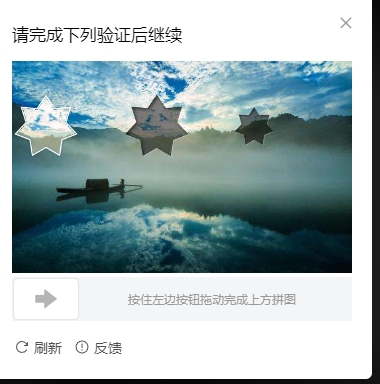
#> input picture test_img/1.jpg, 380 x 384 px; its folder holds only this picture in this run
$ python main.py
#> lines starting #> are read from the running program, lines starting #| are printed output that depends on the picture; after the words box and inside, x2 and y2 are one past the last pixel; in counts of white or black regions, pixels touching at a corner belong together
### func.py
#!/usr/bin/env python
# -*- coding: UTF-8 -*-

import time
import cv2
import numpy as np


# 计算灰度差值
def _count_gray_difference(image1, image2):
    # 转换为灰度图
    gray1 = cv2.cvtColor(image1, cv2.COLOR_BGR2GRAY)
    gray2 = cv2.cvtColor(image2, cv2.COLOR_BGR2GRAY)

    # 将灰度图像转换为 NumPy 数组
    gray1 = gray1.astype(np.int32)
    gray2 = gray2.astype(np.int32)

    # 计算灰度条件
    condition = (
            (gray1 > 1.975 * gray2) &
            (gray1 < 2.025 * gray2) &
            (np.abs(gray1 - 2 * gray2) <= 2)
    )

    # 统计满足条件的像素数量
    count = np.sum(condition)

    return count


# 计算颜色差值
# [12 lines left out: function _count_color_difference, not called in this run]


# 返回图片的一个区域
def _extract_region(image, top_left, size):
    # 确定区域
    x, y = top_left
    width, height = size

    # 提取区域
    region = image[y:y + height, x:x + width]

    return region


# 计算目标区域的长度
def identify_length(img_path):
    # 示例使用
#> called with img_path = 'test_img/1.jpg'
    top_left = (12, 90)  # 提取区域的左上角坐标
    size = (76, 150)  # 提取区域的大小
    image = cv2.imread(img_path)
#> image is the input picture: shape (384, 380, 3); mean B, G, R 180.6, 178.3, 161.2

    length_pixel = 258  # 横向平移像素长度
    original_img = _extract_region(image, top_left, size)
#> in _extract_region, `region = image[y:y + height, x:x + width]`:
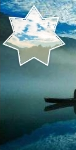
#> region: shape (150, 76, 3); mean B, G, R 130.5, 123.7, 86.5

    diff_count = 0

    length = 0

    for i in range(length_pixel):
        top_left_diff = (top_left[0] + i, top_left[1])

        # 提取指定区域
        region = _extract_region(image, top_left_diff, size)
        count = _count_gray_difference(original_img, region)
        if count > diff_count:
            diff_count = count
            length = i
#> this loop made 258 passes
#> (count, diff_count) on passes 2, 3, 4, 6, 12, 14, 22, 32, 36, 43, 46, 57: (2, 2), (6, 6), (9, 9), (15, 15), (17, 17), (19, 19), (22, 22), (26, 26), (32, 32), (36, 36), (38, 38), (40, 40)
#> count on passes 1, 5, 7, 8, 9, 10: 0, 9, 12, 13, 13, 10
#> pass 1, in _count_gray_difference, `gray1 = cv2.cvtColor(image1, cv2.COLOR_BGR2GRAY)`:
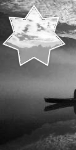
#> gray1: shape (150, 76); min 4, max 254, mean 113.4
#> pass 2, in _extract_region (call 3), `region = image[y:y + height, x:x + width]`:
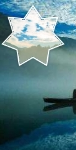
#> region: shape (150, 76, 3); mean B, G, R 131.3, 124.5, 87.1
#> after the loop, diff_count = 473; length = 111
    if diff_count < 150:
        for i in range(length_pixel):
            top_left_diff = (top_left[0] + i, top_left[1])

            # 提取指定区域
            region = _extract_region(image, top_left_diff, size)
            count = _count_color_difference(original_img, region)
            if count > diff_count:
                diff_count = count
                length = i

    if diff_count < 150:
        length = -1
    return length, diff_count


# [2 lines that do not run on import are left out]

### main.py
#!/usr/bin/env python
# -*- coding: UTF-8 -*-
import time
import os
import cv2
from func import identify_length


# 识别所有图片,将结果保存到文件中
def identify_images_in_directory(directory):
    results = {}

    # 遍历目录下的所有文件
    for filename in os.listdir(directory):
        if filename.endswith(".png") or filename.endswith(".jpg") or filename.endswith(".jpeg"):
            image_path = os.path.join(directory, filename)

            # 调用图像识别函数识别图片
            result = identify_length(image_path)
#> result = (111, 473)
            results[filename] = result
            image = cv2.imread(image_path)

            # # 绘制矩形框
            # cv2.rectangle(image, (46, 299 - 20), (46 + result[0], 299 + 20), (0, 255, 0), 2)
            # 绘制箭头
            cv2.arrowedLine(image, (46, 299), (46 + result[0], 299), (0, 0, 255), thickness=4, line_type=3)
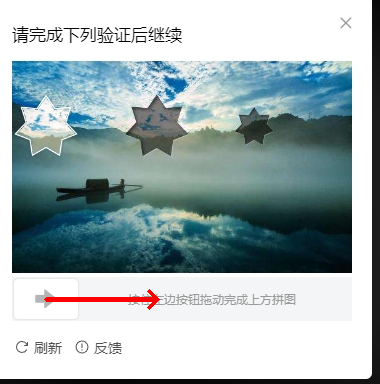
#> image: shape (384, 380, 3); 0.44% of pixels changed, all inside (x1, y1, x2, y2) = (44, 289, 160, 310)

            # 显示结果图像
            cv2.imshow(f"{filename}", image)
            cv2.moveWindow(f"{filename}", 100, 100)
            cv2.waitKey(0)
            cv2.destroyAllWindows()

    # 将结果写入文件
    with open("detect_result.txt", "w") as f:
        for filename, result in results.items():
            f.write(f"{filename}: {result}\n")
#> this loop made 1 pass
#> (filename, result) on pass 1: ('1.jpg', (111, 473))


if __name__ == '__main__':
    # 识别指定目录下的图片
    identify_images_in_directory("test_img")

$ run again, on test_img/103.jpg
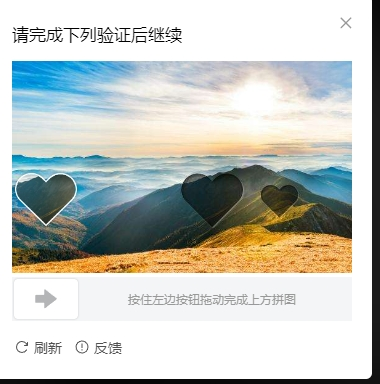
#> input picture test_img/103.jpg, 380 x 384 px
#> in identify_length, image is the input picture: shape (384, 380, 3); mean B, G, R 193.3, 199.1, 195.9
#> the loop in identify_length, `for i in range(length_pixel):` made 258 passes
#> (count, diff_count) on passes 2, 3, 4, 5, 6, 7, 8, 10: (4, 4), (5, 5), (9, 9), (10, 10), (13, 13), (18, 18), (23, 23), (28, 28)
#> pass 1, in _count_gray_difference, `gray1 = cv2.cvtColor(image1, cv2.COLOR_BGR2GRAY)`:
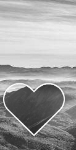
#> gray1: shape (150, 76); min 37, max 253, mean 160.3
#> after the loop in identify_length, `for i in range(length_pixel):`: diff_count = 292; length = 166
#> in identify_images_in_directory, `result = identify_length(image_path)`: result = (166, 292)
#> in identify_images_in_directory, `cv2.arrowedLine(image, (46, 299), (46 + result[0], 299), (0, 0, 255), ..`:
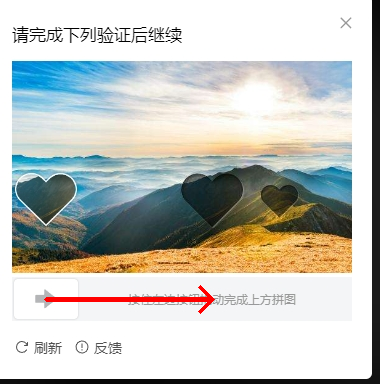
#> image: shape (384, 380, 3); 0.65% of pixels changed, all inside (x1, y1, x2, y2) = (44, 285, 215, 314)
#> the loop in identify_images_in_directory, `for filename, result in results.items():` made 1 pass
#> (filename, result) on pass 1: ('103.jpg', (166, 292))

$ run again, on test_img/105.jpg
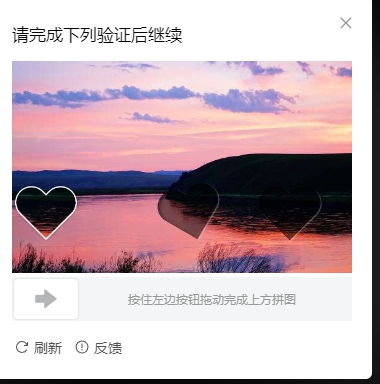
#> input picture test_img/105.jpg, 380 x 384 px
#> in identify_length, image is the input picture: shape (384, 380, 3); mean B, G, R 184.7, 178.1, 198.9
#> the loop in identify_length, `for i in range(length_pixel):` made 258 passes
#> (count, diff_count) on passes 2, 3, 5, 6, 10, 18, 115, 117: (10, 10), (20, 20), (32, 32), (37, 37), (38, 38), (41, 41), (45, 45), (46, 46)
#> pass 1, in _count_gray_difference, `gray1 = cv2.cvtColor(image1, cv2.COLOR_BGR2GRAY)`:
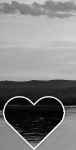
#> gray1: shape (150, 76); min 1, max 254, mean 127.1
#> after the loop in identify_length, `for i in range(length_pixel):`: diff_count = 185; length = 245
#> in identify_images_in_directory, `result = identify_length(image_path)`: result = (245, 185)
#> in identify_images_in_directory, `cv2.arrowedLine(image, (46, 299), (46 + result[0], 299), (0, 0, 255), ..`:
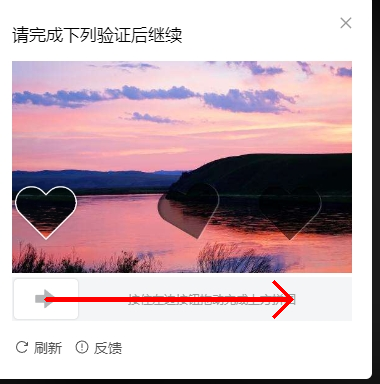
#> image: shape (384, 380, 3); 0.96% of pixels changed, all inside (x1, y1, x2, y2) = (44, 280, 294, 319)
#> the loop in identify_images_in_directory, `for filename, result in results.items():` made 1 pass
#> (filename, result) on pass 1: ('105.jpg', (245, 185))

$ run again, on test_img/10.jpg
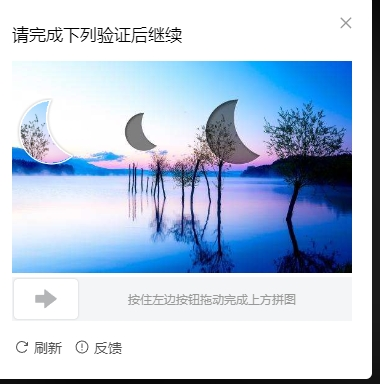
#> input picture test_img/10.jpg, 380 x 384 px
#> in identify_length, image is the input picture: shape (384, 380, 3); mean B, G, R 221.7, 200.3, 183.9
#> the loop in identify_length, `for i in range(length_pixel):` made 258 passes
#> (count, diff_count) on passes 2, 3, 9, 11, 25, 44, 45, 46: (1, 1), (7, 7), (10, 10), (11, 11), (12, 12), (17, 17), (28, 28), (39, 39)
#> after the loop in identify_length, `for i in range(length_pixel):`: diff_count = 320; length = 186
#> in identify_images_in_directory, `result = identify_length(image_path)`: result = (186, 320)
#> in identify_images_in_directory, `cv2.arrowedLine(image, (46, 299), (46 + result[0], 299), (0, 0, 255), ..`:
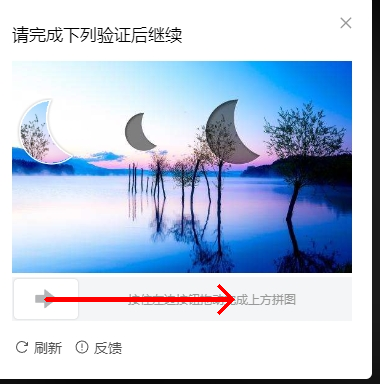
#> image: shape (384, 380, 3); 0.73% of pixels changed, all inside (x1, y1, x2, y2) = (44, 284, 235, 315)
#> the loop in identify_images_in_directory, `for filename, result in results.items():` made 1 pass
#> (filename, result) on pass 1: ('10.jpg', (186, 320))
